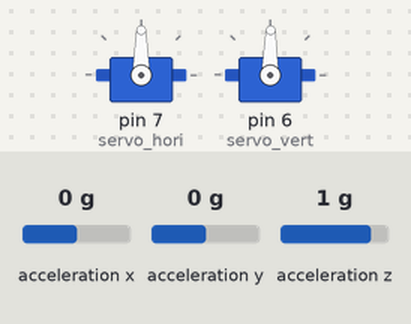
The sketch below on a simulated Arduino Uno, built with avr-gcc and run on an emulated ATmega328P. Shown: 2 × servo. The inputs (shaded band) are chosen by the test bench; at power-on: acceleration x 0 g, acceleration y 0 g, acceleration z 1 g.

Above: at 3.2 s.
3.3 s: acceleration x set to -1.4 g
At 4.5 s:
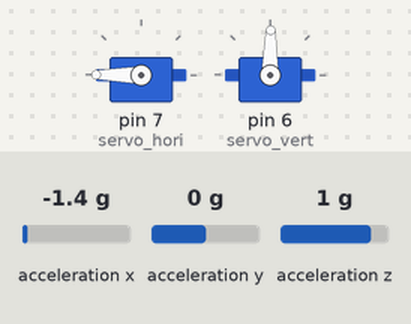
4.8 s: acceleration y set to -1.4 g
At 5.4 s:
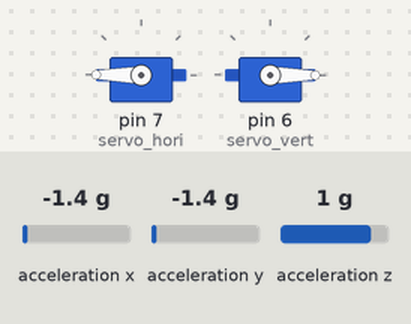
6.3 s: acceleration x set to -0.8 g
At 7.3 s:
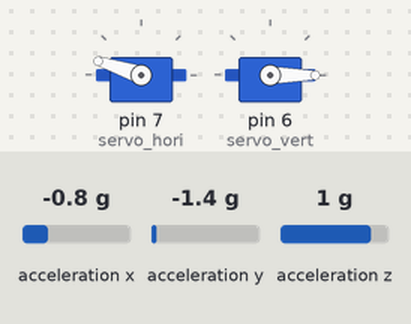
7.8 s: acceleration y set to 0 g
At 9.0 s:
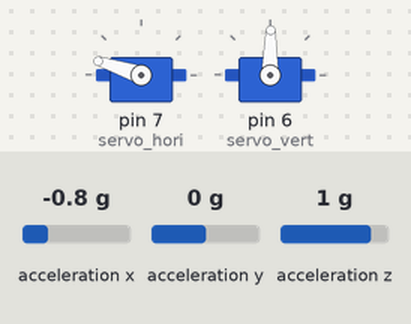
9.3 s: acceleration x set to 0.8 g
At 9.8 s:
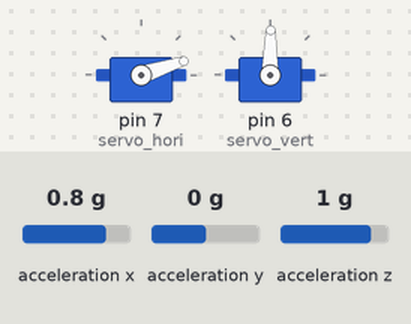
10.8 s: acceleration y set to -0.8 g
At 11.7 s:
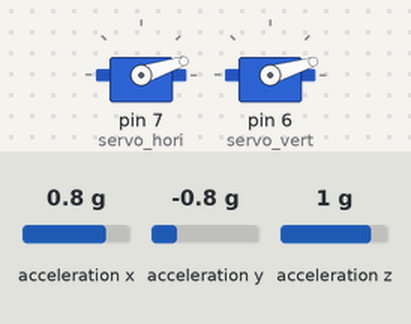
Timing chart, 0 to 13.3 s (numbered marks = the images above; inputs shaded):
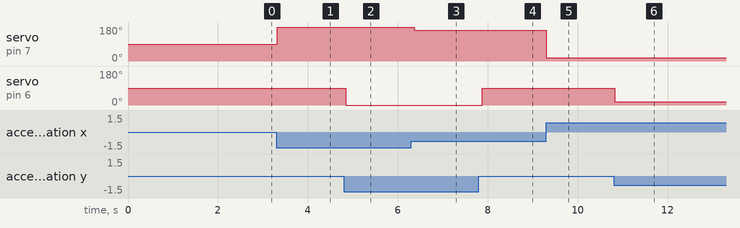

Measured:
- after the input at 3.3 s, servo on pin 7 (servo_hori): 90° → 180° at once
- after the input at 4.8 s, servo on pin 6 (servo_vert): 89° → 0° at once
- after the input at 6.3 s, servo on pin 7 (servo_hori): 180° → 162° after 0.06 s
- after the input at 7.8 s, servo on pin 6 (servo_vert): 0° → 89° after 0.08 s
- after the input at 9.3 s, servo on pin 7 (servo_hori): 162° → 18° at once
- after the input at 10.8 s, servo on pin 6 (servo_vert): 89° → 17° at once

The sketch:

prac6.ino
```cpp
  /*
  Arduino     Accelerometer ADXL345
    A5            SCL
    A4            SDA
    3.3V          CS
    3.3V          VCC
    GND           GND

  Conexión de servomotores:
  Arduino     Servo No. 1
    5V          5V
  GND         GND
  D3          CTRL

  Arduino     Servo No. 2
    5V          5V
    GND         GND
    D5          CTRL
  */

#include <Wire.h>  //Se agregan librerias
#include <SparkFun_ADXL345.h>
#include <Servo.h>


Servo servo_hori;
Servo servo_vert;
ADXL345 adxl;             //Declaramos nuestro acelerometro ADXL345

int RawX, maedejeY;//Declaramos variables

void setup() { // inicializamos nuestro programa

  inicializar();
  configurarServos();
  esperarInicializacion();

}

void loop() { //lee y espera a los a servos

  leerAcelerometro();
  actualizarServos();
  esperar(100);

}


void inicializar() {  // iniciamos el  programa principal

  Serial.begin(9600);
  adxl.powerOn();
  adxl.setRangeSetting(2);

}


void configurarServos() {

  servo_hori.attach(7);
  servo_vert.attach(6);
  servo_hori.write(90);
  servo_vert.write(90);

}


void esperarInicializacion() { // bucle de tiempo para esperar a los servos

  delay(2000);

}

void leerAcelerometro() {

  int ejeX, ejeY, ejeZ;

  adxl.readAccel(&ejeX, &ejeY, &ejeZ);
  RawX = map(ejeX, -255, 255, 179, 0);
  maedejeY = map(ejeY, -255, 255, 0, 179);

}


void actualizarServos() {

  servo_hori.write(RawX);
  servo_vert.write(maedejeY);

}


void esperar(int ms) {  //Esta función generaliza la espera durante un período de tiempo específico en milisegundos.

  delay(ms);

}
```
